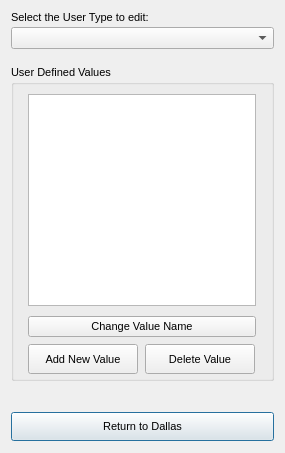
<?xml version="1.0"?>
<ui version="4.0">
  <class>DallasUserTypesDialog</class>
  <widget class="QDialog" name="IDD_DALLAS_USERTYPES_DIALOG">
    <property name="geometry">
      <rect>
        <x>0</x>
        <y>0</y>
        <width>285</width>
        <height>453</height>
      </rect>
    </property>
    <property name="windowTitle">
      <string>Dallas User Types Workshop</string>
    </property>
    <property name="font">
      <font>
        <family>Liberation Sans</family>
        <pointsize>8</pointsize>
        <bold>false</bold>
        <italic>false</italic>
      </font>
    </property>
    <property name="enabled">
      <bool>true</bool>
    </property>
    <property name="windowFlags">
      <set>Qt::Dialog|Qt::WindowCloseButtonHint</set>
    </property>
    <property name="minimumSize">
      <size>
        <width>285</width>
        <height>453</height>
      </size>
    </property>
    <property name="maximumSize">
      <size>
        <width>285</width>
        <height>453</height>
      </size>
    </property>
    <widget class="QGroupBox" name="IDC_STATIC">
      <property name="geometry">
        <rect>
          <x>11</x>
          <y>65</y>
          <width>263</width>
          <height>316</height>
        </rect>
      </property>
      <property name="title">
        <string>User Defined Values</string>
      </property>
      <property name="visible">
        <bool>true</bool>
      </property>
      <property name="enabled">
        <bool>true</bool>
      </property>
      <property name="flat">
        <bool>false</bool>
      </property>
      <widget class="QListWidget" name="IDC_VALUES_LIST">
        <property name="geometry">
          <rect>
            <x>17</x>
            <y>29</y>
            <width>228</width>
            <height>212</height>
          </rect>
        </property>
        <property name="visible">
          <bool>true</bool>
        </property>
        <property name="enabled">
          <bool>true</bool>
        </property>
        <property name="selectionMode">
          <enum>QAbstractItemView::SingleSelection</enum>
        </property>
      </widget>
      <widget class="QPushButton" name="IDC_CHANGE_BUTTON">
        <property name="geometry">
          <rect>
            <x>17</x>
            <y>251</y>
            <width>228</width>
            <height>21</height>
          </rect>
        </property>
        <property name="text">
          <string>Change Value Name</string>
        </property>
        <property name="visible">
          <bool>true</bool>
        </property>
        <property name="enabled">
          <bool>true</bool>
        </property>
        <property name="default">
          <bool>false</bool>
        </property>
        <property name="autoDefault">
          <bool>false</bool>
        </property>
      </widget>
      <widget class="QPushButton" name="IDC_ADD_BUTTON">
        <property name="geometry">
          <rect>
            <x>17</x>
            <y>279</y>
            <width>110</width>
            <height>30</height>
          </rect>
        </property>
        <property name="text">
          <string>Add New Value</string>
        </property>
        <property name="visible">
          <bool>true</bool>
        </property>
        <property name="enabled">
          <bool>true</bool>
        </property>
        <property name="default">
          <bool>false</bool>
        </property>
        <property name="autoDefault">
          <bool>false</bool>
        </property>
      </widget>
      <widget class="QPushButton" name="IDC_DELETE_BUTTON">
        <property name="geometry">
          <rect>
            <x>134</x>
            <y>279</y>
            <width>110</width>
            <height>30</height>
          </rect>
        </property>
        <property name="text">
          <string>Delete Value</string>
        </property>
        <property name="visible">
          <bool>true</bool>
        </property>
        <property name="enabled">
          <bool>true</bool>
        </property>
        <property name="default">
          <bool>false</bool>
        </property>
        <property name="autoDefault">
          <bool>false</bool>
        </property>
      </widget>
    </widget>
    <widget class="QLabel" name="IDC_STATIC_2">
      <property name="geometry">
        <rect>
          <x>11</x>
          <y>11</y>
          <width>263</width>
          <height>13</height>
        </rect>
      </property>
      <property name="text">
        <string>Select the User Type to edit:</string>
      </property>
      <property name="visible">
        <bool>true</bool>
      </property>
      <property name="enabled">
        <bool>true</bool>
      </property>
      <property name="alignment">
        <set>Qt::AlignLeft</set>
      </property>
    </widget>
    <widget class="QComboBox" name="IDC_UTYPE_COMBO">
      <property name="maxVisibleItems">
        <number>12</number>
      </property>
      <property name="geometry">
        <rect>
          <x>11</x>
          <y>27</y>
          <width>263</width>
          <height>22</height>
        </rect>
      </property>
      <property name="visible">
        <bool>true</bool>
      </property>
      <property name="enabled">
        <bool>true</bool>
      </property>
      <property name="editable">
        <bool>false</bool>
      </property>
    </widget>
    <widget class="QPushButton" name="IDOK">
      <property name="geometry">
        <rect>
          <x>11</x>
          <y>412</y>
          <width>263</width>
          <height>29</height>
        </rect>
      </property>
      <property name="text">
        <string>Return to Dallas</string>
      </property>
      <property name="visible">
        <bool>true</bool>
      </property>
      <property name="enabled">
        <bool>true</bool>
      </property>
      <property name="default">
        <bool>true</bool>
      </property>
      <property name="autoDefault">
        <bool>true</bool>
      </property>
    </widget>
  </widget>
</ui>
